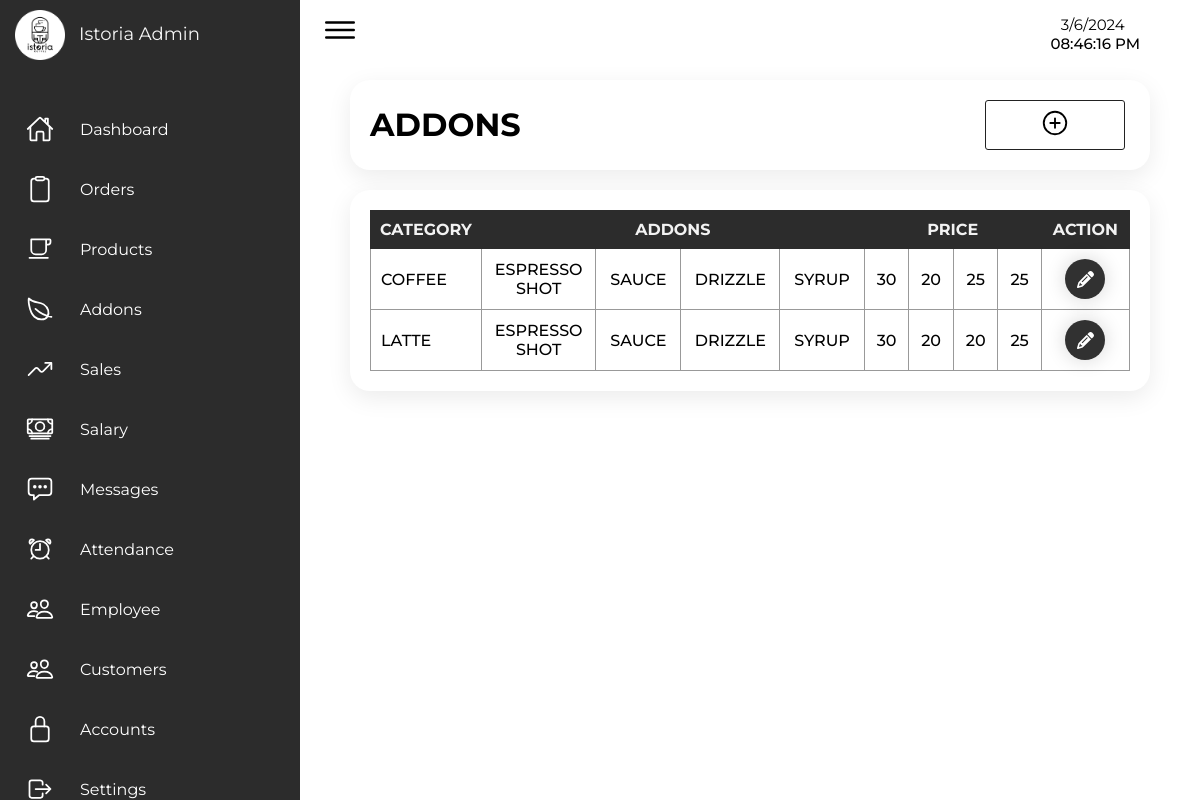
/Admin/admin_addons.php (signed in), run on an earlier commit of the app's database.
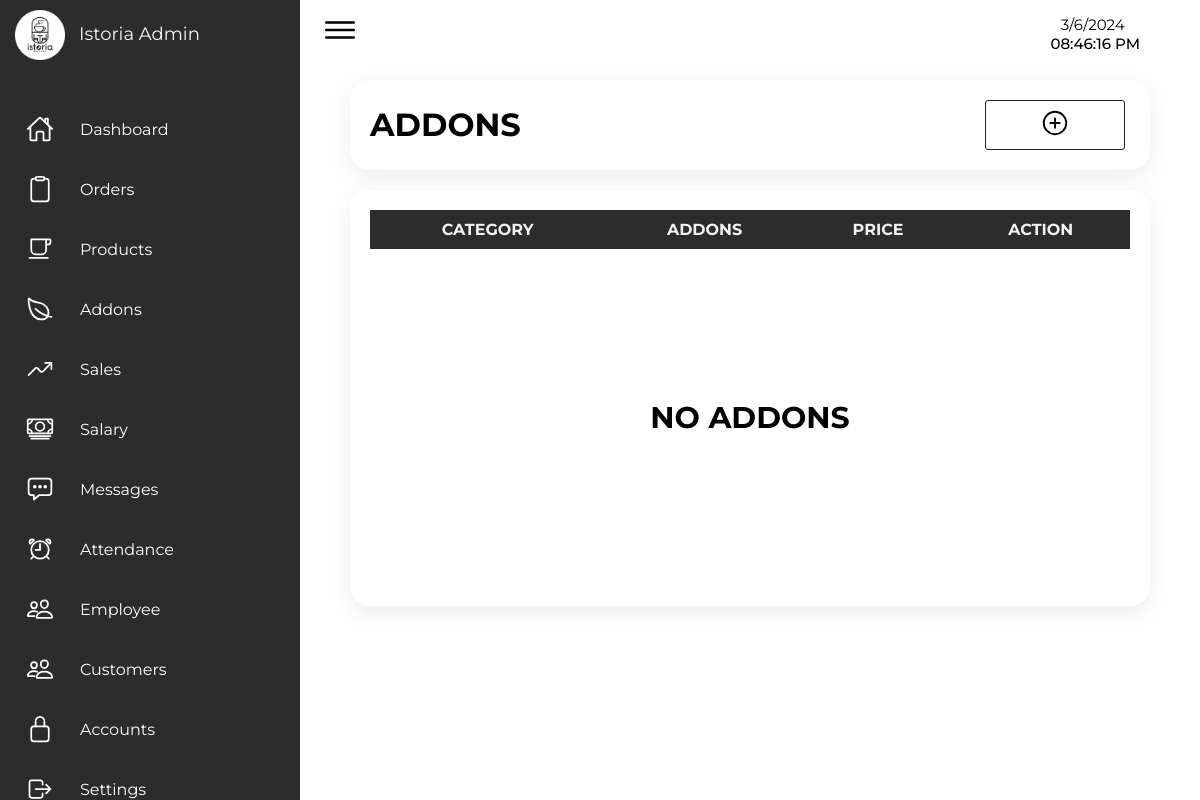
And on a later commit of the database.
### tables this page shows
CREATE TABLE `addons` (
  `id` int(255) NOT NULL,
  `category` varchar(255) NOT NULL,
  `addons1` varchar(255) NOT NULL,
  `addons2` varchar(255) NOT NULL,
  `addons3` varchar(255) NOT NULL,
  `addons4` varchar(255) NOT NULL,
  `price1` int(255) NOT NULL,
  `price2` int(255) NOT NULL,
  `price3` int(255) NOT NULL,
  `price4` int(255) NOT NULL,
  `status` varchar(255) NOT NULL DEFAULT 'available'
);

### Admin/admin_addons.php (the view, shortened to what this page needs)
<?php
  include '../connection.php';
?>
<!DOCTYPE html>
<html lang="en">
  <head>
    <link rel="stylesheet" href="../Src/Styles/style_admin.css" />
  </head>
  <body>
    <div class="container">
    <?php include 'sidenav.php' ?>
      <div class="main">
        <div class="topbar">
          <div class="toggle">
            <ion-icon name="menu-outline"></ion-icon>
          </div>
          <?php include 'time.php' ?>
        </div>
        <div class="container-box employee-title">
          <h1>ADDONS</h1>
          <a class="addbutton"  id="openModalBtn">
              <span class="addbtn">
                <ion-icon name="add-circle-outline"></ion-icon>
              </span>
            </a>
        </div>
        <div class="container-box">
          <table class="addons-table">
            <thead>
              <tr>
                <th>CATEGORY</th>
                <th colspan="4">Addons</th>
                <th colspan="4">Price</th>
                <th>ACTION</th>
              </tr>
            </thead>
            <tbody>
            <?php
              $select_products = mysqli_query($conn, "SELECT * FROM `addons` ") or die ('query failed');
              if(mysqli_num_rows($select_products)>0){
                  while($fetch_products = mysqli_fetch_assoc($select_products)){
              ?>
              <tr>
                <td><?php echo $fetch_products['category'] ?></td>
                <td><?php echo $fetch_products['addons1'] ?></td>
                <td><?php echo $fetch_products['addons2'] ?></td>
                <td><?php echo $fetch_products['addons3'] ?></td>
                <td><?php echo $fetch_products['addons4'] ?></td>
                <td><?php echo $fetch_products['price1'] ?></td>
                <td><?php echo $fetch_products['price2'] ?></td>
                <td><?php echo $fetch_products['price3'] ?></td>
                <td><?php echo $fetch_products['price4'] ?></td>
                <td align="center"><form method="post">
                  <a href="admin_addons_edit.php?edit=<?php echo $fetch_products['id'] ?>" class="edit-button" name="edit">
                        </a>
                  </form>
                </td>
              </tr>
              <?php
                  }
                }else{
                  ?>
                  <tr>
                    <td colspan="10" style="padding: 150px 0px; border:0px;">
                      <h1 style="font-size: 30px; text-align:center;">NO ADDONS</h1>
                    </td>
                  </tr>
                  <?php
                }
                  ?>
            </tbody>
          </table>
        </div>
      </div>
    </div>
  </body>
</html>

What changed in the data, as far as the page shows it:
removed addons: category "COFFEE", addons1 "ESPRESSO SHOT", addons2 "SAUCE", addons3 "DRIZZLE", addons4 "SYRUP", price1 "30", price2 "20", price3 "25", price4 "25"
removed addons: category "LATTE", addons1 "ESPRESSO SHOT", addons2 "SAUCE", addons3 "DRIZZLE", addons4 "SYRUP", price1 "30", price2 "20", price3 "20", price4 "25"
Also different on the page:
text now shown: "NO ADDONS"
